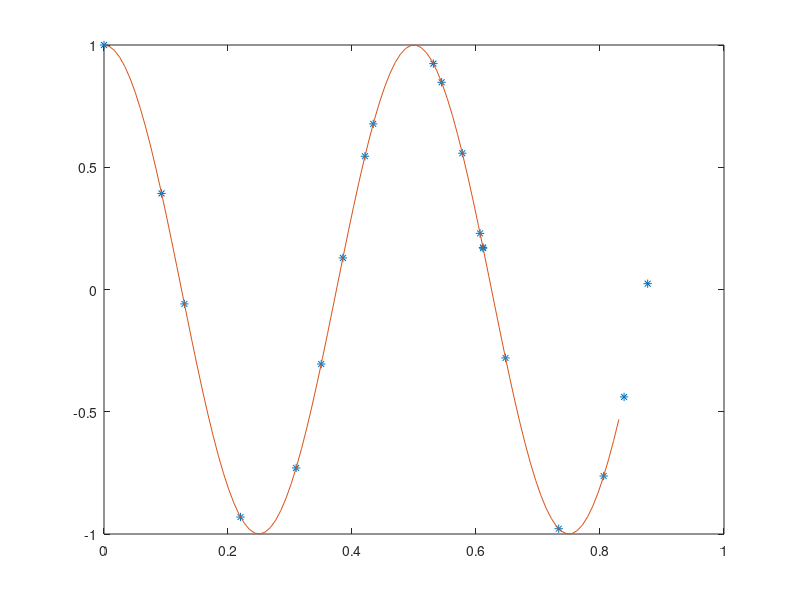

The MATLAB script that drew this image:
%% Initial variables
deltaT = 0.1;
ciclos = 2;
k = 20;
f = @(t) cos(t);
lengthCoefficients = k - 1;
r = 100;

t = zeros(1, k);
fEval = zeros(1, k);
fEval(1) = f(t(1));
for i = 2:k
    t(i) = t(i - 1) + deltaT * rand();
    fEval(i) = f(2*pi*ciclos*t(i));
end
close all;
plot(t, fEval, '*');
hold on;

%% Getting coefficients
coefficients = zeros(lengthCoefficients, lengthCoefficients);
for i = 1:lengthCoefficients
    for j = 1:lengthCoefficients - i + 1
        if i == 1
            coefficients(i, j) = (fEval(j + 1) - fEval(j)) / (t(j + 1) - t(j));
        else
            coefficients(i, j) = (coefficients(i - 1, j + 1) - coefficients(i - 1, j)) / (t(j + i) - t(j));
        end
    end
end
coefficients = coefficients';

%% Recreating f(t)
tMin = t(1);
tMax = t(lengthCoefficients);
h = (tMax - tMin) / 100;
newT = zeros(1, r);
for i = 1:r
    newT(i) = tMin + (i - 1) * h;
end
newCoefficients = zeros(lengthCoefficients, r);
for i = 1:r
    for j = 1:lengthCoefficients
        if j == 1
            newCoefficients(j, i) = newT(i) - t(j);
        else
            newCoefficients(j, i) = newCoefficients(j - 1, i) * (newT(i) - t(j));
        end
    end
end
newF = zeros(1, r);
for i = 1:r
    newF(i) = fEval(1) + (coefficients(1, :) * newCoefficients(:, i));
end
plot(newT, newF);